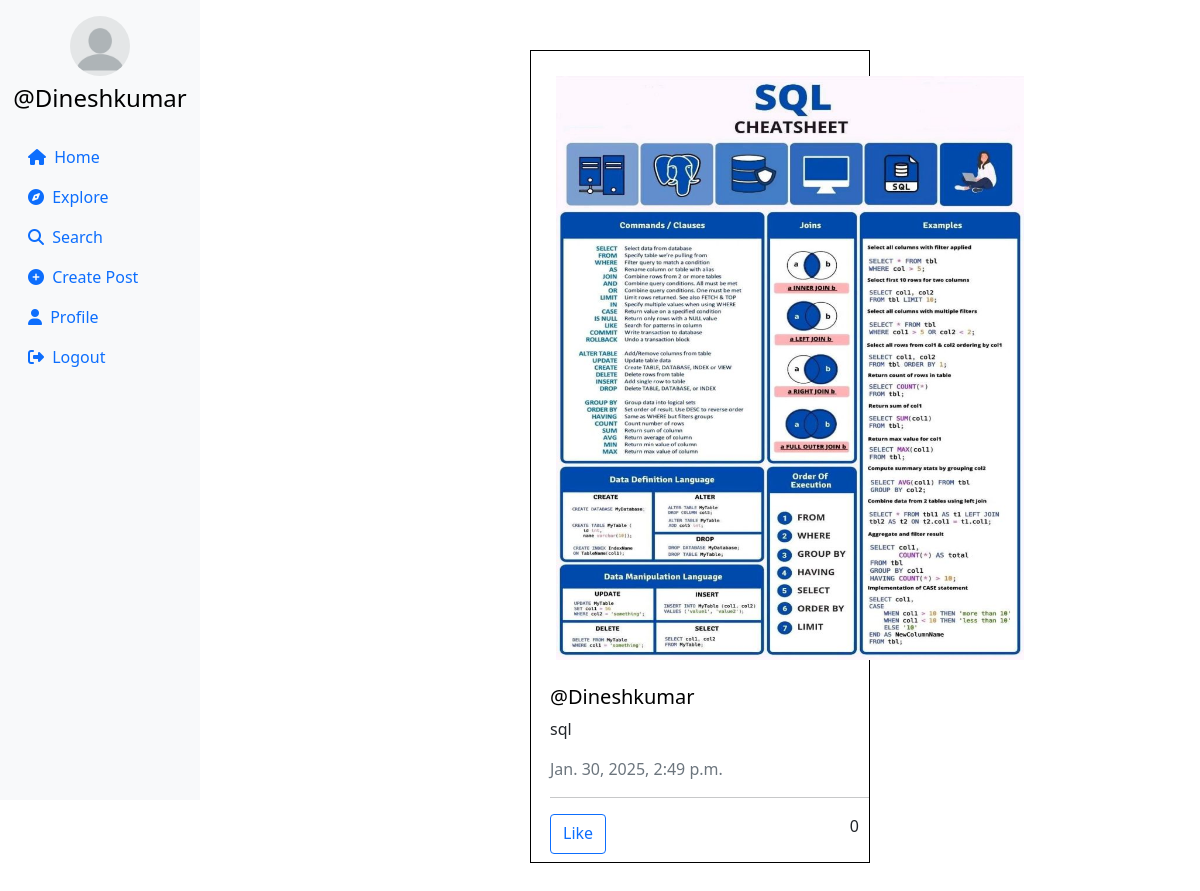
Screenshot of / (signed in) with the database file from the repository.
### userauth/models.py (models this page shows, shortened)
class Profile(models.Model):
    user = models.ForeignKey(User, on_delete=models.CASCADE)
    id_user = models.IntegerField(primary_key=True, default=0)
    bio = models.TextField(blank=True, default='')
    profileimg = models.ImageField(upload_to='profile_images', default='blank-profile-picture.png')
    location = models.CharField(max_length=100, blank=True, default='')

class Post(models.Model):
    id = models.UUIDField(primary_key=True, default=uuid.uuid4)
    user = models.CharField(max_length=100)
    image = models.ImageField(upload_to='post_images')
    caption = models.TextField()
    created_at = models.DateTimeField(default=datetime.now)
    no_of_likes = models.IntegerField(default=0)

### userauth/views.py (the view)
# urls.py: path('',views.home),
@login_required(login_url='/loginn')
def home(request):
    following_users = Followers.objects.filter(follower=request.user.username).values_list('user', flat=True)
    post = Post.objects.filter(Q(user=request.user.username) | Q(user__in=following_users)).order_by('-created_at')
    profile = Profile.objects.get(user=request.user)
    context = {
        'post': post,
        'profile': profile,
    }
    return render(request, 'main.html',context)

### templates/main.html (shortened to what this page needs)
{% load static %}
<!DOCTYPE html>
<html lang="en">
<head>
    <link rel="stylesheet" href="https://maxcdn.bootstrapcdn.com/bootstrap/4.5.2/css/bootstrap.min.css">
    <link href="https://cdn.jsdelivr.net/npm/bootstrap@5.0.2/dist/css/bootstrap.min.css" rel="stylesheet"
>
    <link rel="stylesheet" href="{% static 'css/app.css' %}">
</head>
<body>
<div class="container-fluid">
    <div class="row">
        <nav class="col-md-2 d-none d-md-block sidebar" style="position: fixed;">
            <div class="text-center mt-3">
                <img src="{{profile.profileimg.url}}" alt="Profile Picture" class="profile-pic">
                <h4 class="mt-2"><a href="/profile/{{user}}" style="text-decoration:none;">@{{user}}</a></h4>
            </div>
            <ul class="nav flex-column mt-4">
                <li class="nav-item">
                    <a class="nav-link active" href="/">
                        <i class="fa-solid fa-house mr-1"></i> Home
                    </a>
                </li>
                <li class="nav-item">
                    <a class="nav-link" href="/explore">
                        <i class="fa-solid fa-compass mr-1"></i> Explore
                    </a>
                </li>
                <li class="nav-item">
                    <a class="nav-link" href="#" data-bs-toggle="modal" data-bs-target="#exampleModal3">
                        <i class="fa-solid fa-magnifying-glass mr-1"></i> Search
                    </a>
                </li>
                <li class="nav-item">
                    <a class="nav-link" href="#" data-bs-toggle="modal" data-bs-target="#exampleModal"
                        data-bs-whatever="@getbootstrap">
                        <i class="fa-solid fa-circle-plus mr-1"></i> Create Post
                    </a>
                </li>
                <li class="nav-item">
                    <a class="nav-link" href="/profile/{{user}}">
                        <i class="fa-solid fa-user mr-1"></i> Profile
                    </a>
                </li>
                <li class="nav-item">
                    <a class="nav-link" href="/logoutt">
                        <i class="fa-solid fa-right-from-bracket mr-1"></i> Logout
                    </a>
                </li>
            </ul>
        </nav>
        <main role="main" class="col-md-9 ml-sm-auto col-lg-10 px-md-4">
            <div>{% for pos in post %}
                <div class="container" id="{{pos.id}}">
                    <div class="row">
                        <div class="col-md-6 mx-auto">
                            <div class="post-card"style="border: 1px solid black;margin: 50px;">
                                <img src="{{pos.image.url}}" alt="Post Image" class="post-image"
                                    style="height: 584px; width:468px; margin: 25px;">
                                <div class="post-content"style="margin-left: 19px;">
                                    <h5><a href="/profile/{{pos.user}}" style="text-decoration: none;">@{{pos.user}}</a></h5>
                                    <p>{{pos.caption}}</p>
                                    <p class="text-muted">{{pos.created_at}}</p>
                                    <hr>
                                    <div class="d-flex justify-content-between" style="margin-bottom: 8px; margin-right:10px;">
                                        <a href="/like-post/{{pos.id}}" class="btn btn-outline-primary">Like</a>
                                        {% if pos.no_of_likes == 0 %}
                                        <p>0</p>
                                        {% elif pos.no_of_likes == 1 %}
                                        <p>Liked by {{pos.no_of_likes}} person</p>
                                        {% else %}
                                        <p>Liked by {{pos.no_of_likes}} people</p>
                                        {% endif %}
                                    </div>
                                </div>
                            </div>
                        </div>
                    </div>
                </div>
                {% endfor %}
            </div>
        </main>
    </div>
</div>
</body>
</html>

### templates/main.html (style rules this page uses)
.sidebar { background-color: #f8f9fa; height: 100vh; color: black; }
.profile-pic { width: 60px; height: 60px; border-radius: 50%; object-fit: cover; }
a { color: black; }

### rows the page displays
Profile: profileimg (placeholder picture)
Post: image (picture), user "Dineshkumar", caption "sql", created_at "Jan. 30, 2025, 2:49 p.m.", no_of_likes "0"

### other values shown
{{ user }} "Dineshkumar"
